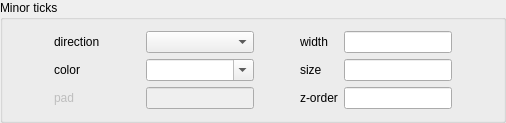
           <widget class="QGroupBox" name="groupBox_14">
            <property name="title">
             <string>Minor ticks</string>
            </property>
            <layout class="QVBoxLayout" name="verticalLayout_18">
             <item>
              <layout class="QGridLayout" name="gridLayout_26">
               <item row="0" column="7">
                <widget class="QLineEdit" name="minorTicksWidthEntry"/>
               </item>
               <item row="1" column="5">
                <spacer name="horizontalSpacer_152">
                 <property name="orientation">
                  <enum>Qt::Horizontal</enum>
                 </property>
                 <property name="sizeHint" stdset="0">
                  <size>
                   <width>40</width>
                   <height>20</height>
                  </size>
                 </property>
                </spacer>
               </item>
               <item row="0" column="0">
                <spacer name="horizontalSpacer_150">
                 <property name="orientation">
                  <enum>Qt::Horizontal</enum>
                 </property>
                 <property name="sizeHint" stdset="0">
                  <size>
                   <width>40</width>
                   <height>20</height>
                  </size>
                 </property>
                </spacer>
               </item>
               <item row="1" column="2">
                <spacer name="horizontalSpacer_46">
                 <property name="orientation">
                  <enum>Qt::Horizontal</enum>
                 </property>
                 <property name="sizeHint" stdset="0">
                  <size>
                   <width>40</width>
                   <height>20</height>
                  </size>
                 </property>
                </spacer>
               </item>
               <item row="1" column="7">
                <widget class="QLineEdit" name="minorTicksSizeEntry"/>
               </item>
               <item row="1" column="1">
                <widget class="QLabel" name="label_25">
                 <property name="text">
                  <string>color</string>
                 </property>
                </widget>
               </item>
               <item row="0" column="3">
                <widget class="QComboBox" name="minorTicksDirectionCombo"/>
               </item>
               <item row="0" column="8">
                <spacer name="horizontalSpacer_47">
                 <property name="orientation">
                  <enum>Qt::Horizontal</enum>
                 </property>
                 <property name="sizeHint" stdset="0">
                  <size>
                   <width>40</width>
                   <height>20</height>
                  </size>
                 </property>
                </spacer>
               </item>
               <item row="0" column="6">
                <widget class="QLabel" name="label_26">
                 <property name="text">
                  <string>width</string>
                 </property>
                </widget>
               </item>
               <item row="0" column="5">
                <spacer name="horizontalSpacer_151">
                 <property name="orientation">
                  <enum>Qt::Horizontal</enum>
                 </property>
                 <property name="sizeHint" stdset="0">
                  <size>
                   <width>40</width>
                   <height>20</height>
                  </size>
                 </property>
                </spacer>
               </item>
               <item row="0" column="1">
                <widget class="QLabel" name="label_99">
                 <property name="text">
                  <string>direction</string>
                 </property>
                </widget>
               </item>
               <item row="1" column="3">
                <widget class="QComboBox" name="minorTicksColorCombo">
                 <property name="editable">
                  <bool>true</bool>
                 </property>
                </widget>
               </item>
               <item row="1" column="6">
                <widget class="QLabel" name="label_101">
                 <property name="text">
                  <string>size</string>
                 </property>
                </widget>
               </item>
               <item row="0" column="2">
                <spacer name="horizontalSpacer_148">
                 <property name="orientation">
                  <enum>Qt::Horizontal</enum>
                 </property>
                 <property name="sizeHint" stdset="0">
                  <size>
                   <width>40</width>
                   <height>20</height>
                  </size>
                 </property>
                </spacer>
               </item>
               <item row="2" column="1">
                <widget class="QLabel" name="label_20">
                 <property name="enabled">
                  <bool>false</bool>
                 </property>
                 <property name="text">
                  <string>pad</string>
                 </property>
                </widget>
               </item>
               <item row="2" column="3">
                <widget class="QLineEdit" name="lineEdit_10">
                 <property name="enabled">
                  <bool>false</bool>
                 </property>
                </widget>
               </item>
               <item row="2" column="2">
                <spacer name="horizontalSpacer_38">
                 <property name="orientation">
                  <enum>Qt::Horizontal</enum>
                 </property>
                 <property name="sizeHint" stdset="0">
                  <size>
                   <width>40</width>
                   <height>20</height>
                  </size>
                 </property>
                </spacer>
               </item>
               <item row="2" column="6">
                <widget class="QLabel" name="label_136">
                 <property name="text">
                  <string>z-order</string>
                 </property>
                </widget>
               </item>
               <item row="2" column="7">
                <widget class="QLineEdit" name="minorTicksZorder"/>
               </item>
              </layout>
             </item>
            </layout>
           </widget>
